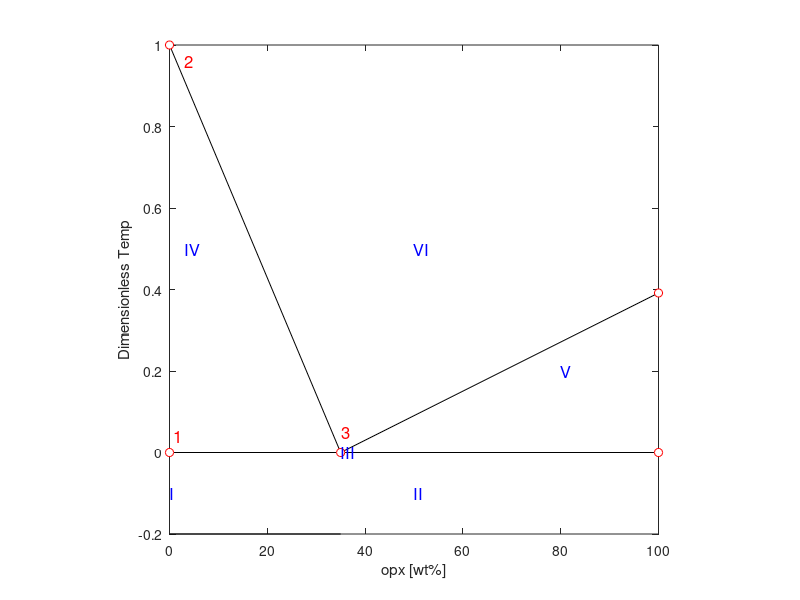
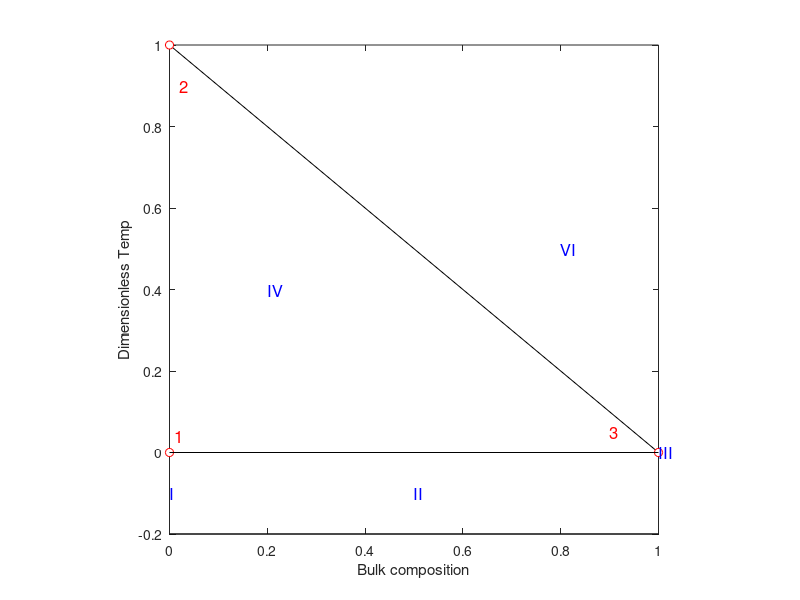
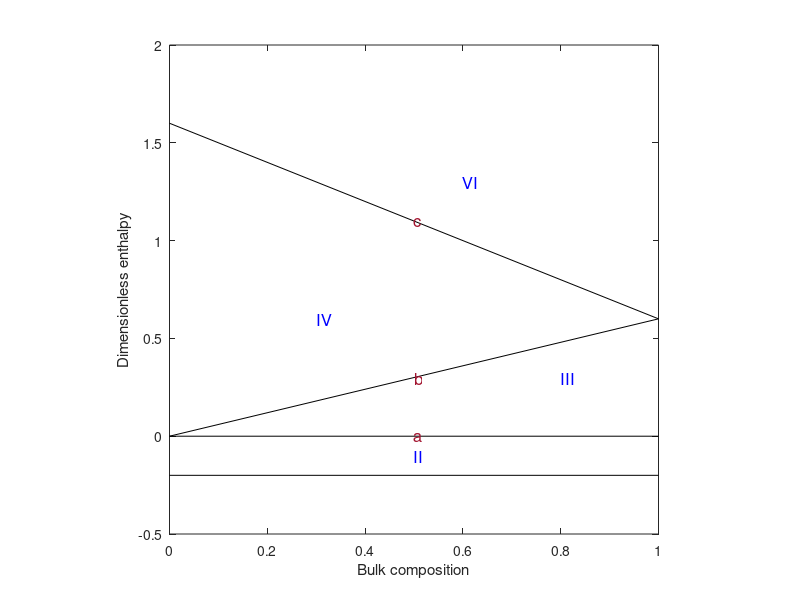
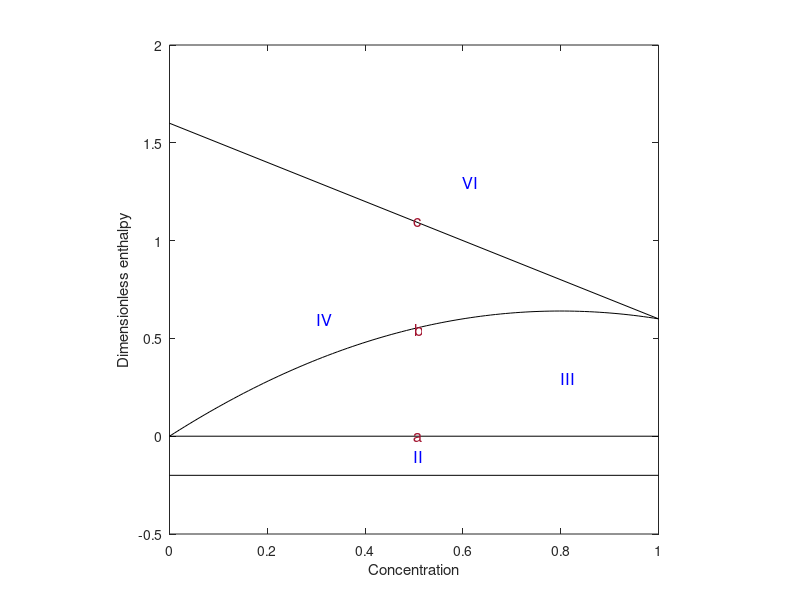

These figures' MATLAB source, in order:
function [] = plot_eutectic()

Xe = 0.35; % Eutectic mass fraction

T1 = 2053;
T2 = 1753;

Te = 1560;

Tm = max(T1,T2);

T1 = (T1-Te)/(Tm-Te);
T2 = (T2-Te)/(Tm-Te);
Te = (Te-Te)/(Tm-Te);

% Weight fraction Temperature plot
figure
plot([0 Xe]*100, [T1, Te], 'k-'), hold on
plot([Xe 1]*100, [Te, T2], 'k-')
plot([0  1]*100, [Te, Te], 'k-')
plot([0  Xe]*100, [-0.2, -0.2], 'k-')
plot([0 0 Xe 1 1]*100, [Te T1 Te T2 Te], 'o', 'markerfacecolor', 'w', 'markeredgecolor', 'r')
text(.9, Te+0.04,'1','fontsize',12,'color','r')
text(Xe*100+0.2, Te+0.05,'3','fontsize',12,'color','r')
text(3, T1-0.04,'2','fontsize',12,'color','r')
text(0,-0.1,'I','fontsize',12,'color','b');
text(50,-0.1,'II','fontsize',12,'color','b');
text(3,0.5,'IV','fontsize',12,'color','b');
text(80,0.2,'V','fontsize',12,'color','b');
text(50,0.5,'VI','fontsize',12,'color','b');
text(Xe*100, Te,'III','fontsize',12,'color','b')
hold off

axis square
xlabel 'opx [wt%]'
ylabel 'Dimensionless Temp'

% bulk composition Temperature plot switch to left side of eutectic
figure
plot([0 Xe]/Xe, [T1, Te], 'k-'), hold on
plot([0  Xe]/Xe, [-0.2, -0.2], 'k-')
plot([0 0 Xe]/Xe, [Te T1 Te], 'o', 'markerfacecolor', 'w', 'markeredgecolor', 'r')
plot([0  Xe]/Xe, [Te, Te], 'k-')
text(0.01, Te+0.04,'1','fontsize',12,'color','r')
text(Xe/Xe-0.1, Te+0.05,'3','fontsize',12,'color','r')
text(0.02, T1-0.1,'2','fontsize',12,'color','r')
text(0,-0.1,'I','fontsize',12,'color','b');
text(0.5,-0.1,'II','fontsize',12,'color','b');
text(0.2,0.4,'IV','fontsize',12,'color','b');
text(0.8,0.5,'VI','fontsize',12,'color','b');
text(1, Te,'III','fontsize',12,'color','b')
hold off

axis square
xlabel 'Bulk composition'
ylabel 'Dimensionless Temp'

% H-X plot 
L = 0.6;

figure
plot([0,Xe]/Xe,[T1+L,Te+L],'k-'), hold on
plot([0,Xe]/Xe,[Te,Te+L],'k-')
plot([0,Xe]/Xe, [-0.2, -0.2], 'k-')
plot([0,Xe]/Xe,[Te,Te],'k-')
text(0.5,-0.1,'II','fontsize',12,'color','b');
text(0.3,0.6,'IV','fontsize',12,'color','b');
text(0.8,0.3,'III','fontsize',12,'color','b');
text(0.6,1.3,'VI','fontsize',12,'color','b');
text(0.5,0.0,'a','fontsize',12,'color','#A2142F');
text(0.5,0.3,'b','fontsize',12,'color','#A2142F');
text(0.5,1.1,'c','fontsize',12,'color','#A2142F');
hold off

axis square
xlabel 'Bulk composition'
ylabel 'Dimensionless enthalpy'

% H-C plot
myfunc = @(x) x.*(1-x) + L*x;
xx = linspace(0,1,100);

figure
plot([0,Xe]/Xe,[T1+L,Te+L],'k-'), hold on
plot([0,Xe]/Xe, [-0.2, -0.2], 'k-')
plot([0,Xe]/Xe,[Te,Te],'k-')
plot(xx,myfunc(xx),'k-');
text(0.5,-0.1,'II','fontsize',12,'color','b');
text(0.3,0.6,'IV','fontsize',12,'color','b');
text(0.8,0.3,'III','fontsize',12,'color','b');
text(0.6,1.3,'VI','fontsize',12,'color','b');
text(0.5,0.55,'b','fontsize',12,'color','#A2142F');
text(0.5,0.0,'a','fontsize',12,'color','#A2142F');
text(0.5,1.1,'c','fontsize',12,'color','#A2142F');
hold off

axis square
xlabel 'Concentration'
ylabel 'Dimensionless enthalpy'
